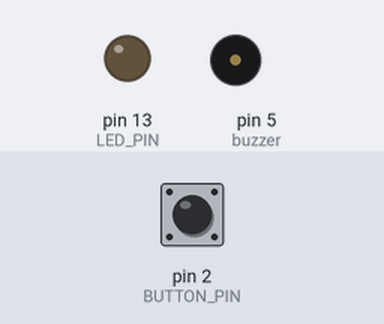
This sketch was run on a simulated Arduino Uno, built with avr-gcc and run on an emulated ATmega328P. Parts: output pins drawn as LEDs (lit = HIGH), buzzer (waves = sounding, pin HIGH). Inputs (shaded band) come from the test bench; at power-on: pin 2 (BUTTON_PIN) HIGH.

Above: at 1.2 s.
1.3 s: pin 2 (BUTTON_PIN) pulled LOW for 0.15 s
At 1.37 s:
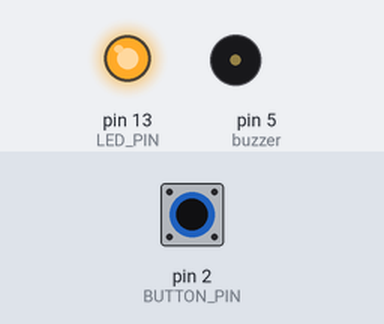
2.9 s: pin 2 (BUTTON_PIN) pulled LOW for 3.2 s
At 6.6 s:
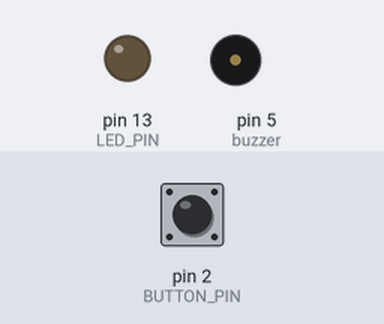
Timing chart, 0 to 8.1 s (numbered marks = the images above; inputs shaded):
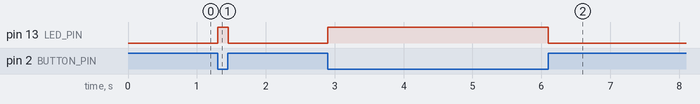

The sketch:

buzzer_bounce_20181210.ino
```cpp
/*
 DESCRIPTION
 ====================
 Simple example of the Bounce library that switches the debug LED when a button is pressed.
 */
// Include the Bounce2 library found here :
// https://github.com/thomasfredericks/Bounce2
#include <Bounce2.h>

#define BUTTON_PIN 2
#define LED_PIN 13
#define buzzer 5
// Instantiate a Bounce object
Bounce debouncer = Bounce();

void setup() {

  // Setup the button with an internal pull-up :
  initAll();
  pinMode(BUTTON_PIN,INPUT_PULLUP);

  // After setting up the button, setup the Bounce instance :
  debouncer.attach(BUTTON_PIN);
  debouncer.interval(5); // interval in ms

  //Setup the LED :
  pinMode(LED_PIN,OUTPUT);

}

void loop() {
  // Update the Bounce instance :
  debouncer.update();

  // Get the updated value :
  int value = debouncer.read();

  // Turn on or off the LED as determined by the state :
  if ( value == LOW ) {
    digitalWrite(LED_PIN, HIGH );
  }
  else {
    digitalWrite(LED_PIN, LOW );
  }
}
  void initAll()
 {
  pinMode(buzzer,OUTPUT);
  digitalWrite(buzzer,LOW);
  pinMode(BUTTON_PIN,INPUT_PULLUP);

  // After setting up the button, setup the Bounce instance :
  debouncer.attach(BUTTON_PIN);
  debouncer.interval(5); // interval in ms

  //Setup the LED :
  pinMode(LED_PIN,OUTPUT);

 }

 void bell(double t )
 {
  digitalWrite(buzzer,HIGH);
  delay(t*1000);
  digitalWrite(buzzer,LOW);
 }
```

Measured:
- after the input at 1.3 s, pin 13 (LED_PIN): LOW → HIGH at once, → LOW 0.15 s later
- after the input at 2.9 s, pin 13 (LED_PIN): LOW → HIGH at once, → LOW 3.2 s later
